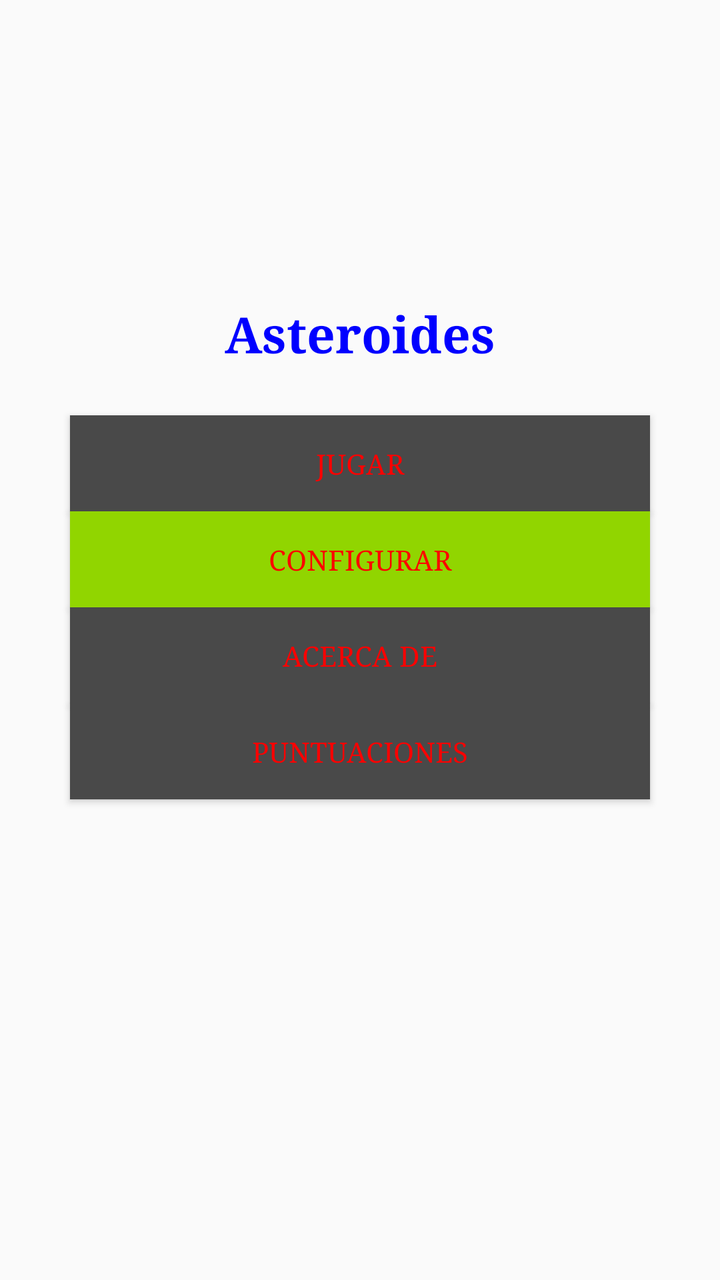
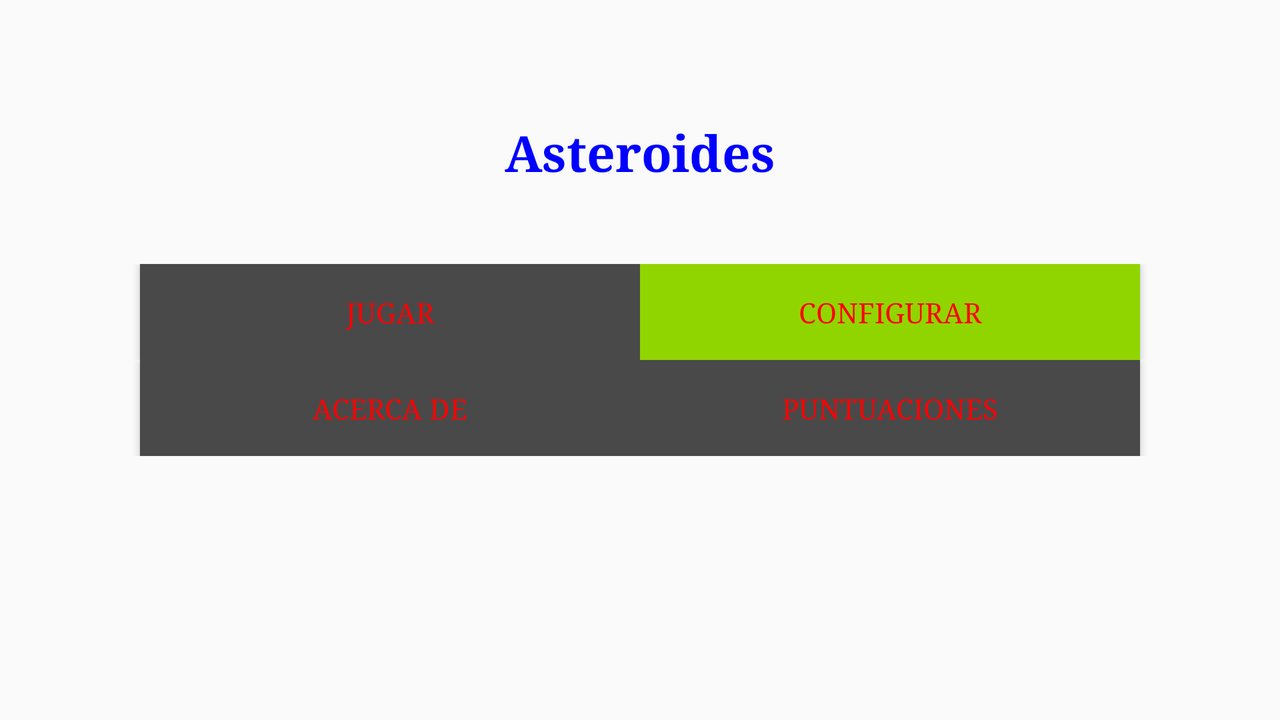

One screen, two layout resources from the same app: the default and the repository's alternative for another configuration. Each is rendered where Android would select it; the XML of both is given below.
<!-- AndroidManifest.xml: application theme AppTheme -->
<!-- res/layout/activity_main.xml -->
<?xml version="1.0" encoding="utf-8"?>

<androidx.constraintlayout.widget.ConstraintLayout xmlns:android="http://schemas.android.com/apk/res/android"
    xmlns:app="http://schemas.android.com/apk/res-auto"
    xmlns:tools="http://schemas.android.com/tools"
    android:layout_width="match_parent"
    android:layout_height="match_parent"
    tools:context=".MainActivity"
    android:padding="@dimen/margen_botones">

    <TextView
        android:id="@+id/titulo"
        android:layout_width="290dp"
        android:layout_height="wrap_content"
        android:layout_marginTop="120dp"
        android:text="@string/asteroides"
        android:textAlignment="center"
        android:textSize="25sp"
        android:textStyle="bold"
        app:layout_constraintEnd_toEndOf="parent"
        app:layout_constraintStart_toStartOf="parent"
        app:layout_constraintTop_toTopOf="parent" />

    <Button
        android:id="@+id/button"
        style="@style/EstiloBoton"
        android:layout_width="290dp"
        android:layout_height="wrap_content"
        android:layout_marginTop="24dp"
        android:onClick="lanzarJuego"
        android:text="@string/jugar"
        android:textAlignment="center"
        app:layout_constrainedWidth="true"
        app:layout_constraintEnd_toEndOf="parent"
        app:layout_constraintHorizontal_bias="0.495"
        app:layout_constraintStart_toStartOf="parent"
        app:layout_constraintTop_toBottomOf="@+id/titulo" />

    <Button
        android:id="@+id/button2"
        style="@style/EstiloBotonAlternativo"
        android:layout_width="290dp"
        android:layout_height="wrap_content"
        android:onClick="lanzarPreferencias"
        android:text="@string/configurar"
        android:textAlignment="center"
        app:layout_constraintEnd_toEndOf="parent"
        app:layout_constraintHorizontal_bias="0.495"
        app:layout_constraintStart_toStartOf="parent"
        app:layout_constraintTop_toBottomOf="@+id/button" />

    <Button
        android:id="@+id/button4"
        style="@style/EstiloBoton"
        android:layout_width="290dp"
        android:layout_height="wrap_content"
        android:onClick="lanzarPuntuaciones"
        android:text="@string/puntuaciones"
        android:textAlignment="center"
        app:layout_constraintEnd_toEndOf="parent"
        app:layout_constraintHorizontal_bias="0.498"
        app:layout_constraintStart_toStartOf="parent"
        app:layout_constraintTop_toBottomOf="@+id/button3" />

    <Button
        android:id="@+id/button3"
        style="@style/EstiloBoton"
        android:layout_width="290dp"
        android:layout_height="wrap_content"
        android:text="@string/acerca_de"
        android:textAlignment="center"
        app:layout_constraintEnd_toEndOf="parent"
        app:layout_constraintHorizontal_bias="0.498"
        app:layout_constraintStart_toStartOf="parent"
        app:layout_constraintTop_toBottomOf="@+id/button2" />
</androidx.constraintlayout.widget.ConstraintLayout>
<!-- resources referenced by this layout -->
<resources>
  <dimen name="margen_botones">30dp</dimen>
  <string name="acerca_de">Acerca de</string>
  <string name="asteroides">Asteroides</string>
  <string name="configurar">Configurar</string>
  <string name="jugar">Jugar</string>
  <string name="puntuaciones">Puntuaciones</string>
  <style name="EstiloBoton">
          <item name="android:textColor">#ff0000</item>
          <item name="android:background">#494949</item>
      </style>
  <style name="EstiloBotonAlternativo" parent="@style/EstiloBoton">
          <item name="android:background">#91d500</item>
      </style>
  <style name="AppTheme" parent="Theme.AppCompat.Light.DarkActionBar">
          
          <item name="colorPrimary">@color/colorPrimary</item>
          <item name="colorPrimaryDark">@color/colorPrimaryDark</item>
          <item name="colorAccent">@color/colorAccent</item>
          <item name="android:typeface">serif</item>
          <item name="android:textColor">#0000FF</item>
      </style>
</resources>
<!-- res/layout-land/activity_main.xml (the repository's variant of the layout above) -->
<!-- drawn on the phone turned sideways -->
<?xml version="1.0" encoding="utf-8"?>

<androidx.constraintlayout.widget.ConstraintLayout xmlns:android="http://schemas.android.com/apk/res/android"
    xmlns:app="http://schemas.android.com/apk/res-auto"
    xmlns:tools="http://schemas.android.com/tools"
    android:id="@+id/linearLayout"
    android:layout_width="match_parent"
    android:layout_height="match_parent"
    android:padding="@dimen/margen_botones">

    <TextView
        android:id="@+id/textView3"
        android:layout_width="290dp"
        android:layout_height="wrap_content"
        android:layout_marginBottom="208dp"
        android:text="@string/asteroides"
        android:textAlignment="center"
        android:textSize="25sp"
        android:textStyle="bold"
        app:layout_constraintBottom_toBottomOf="@+id/tableLayout"
        app:layout_constraintEnd_toEndOf="parent"
        app:layout_constraintStart_toStartOf="parent"
        app:layout_constraintTop_toTopOf="parent" />

    <TableLayout
        android:id="@+id/tableLayout"
        android:layout_width="match_parent"
        android:layout_height="match_parent"
        android:gravity="center">

        <TableRow
            android:layout_width="493dp"
            android:layout_height="match_parent"
            android:gravity="center_horizontal">

            <Button
                android:id="@+id/button9"
                style="@style/EstiloBoton"
                android:layout_width="250dp"
                android:layout_height="wrap_content"
                android:onClick="lanzarJuego"
                android:text="@string/jugar" />

            <Button
                android:id="@+id/button10"
                style="@style/EstiloBotonAlternativo"
                android:layout_width="250dp"
                android:layout_height="wrap_content"
                android:onClick="lanzarPreferencias"
                android:text="Configurar" />
        </TableRow>

        <TableRow
            android:layout_width="match_parent"
            android:layout_height="match_parent"
            android:gravity="center_horizontal">

            <Button
                android:id="@+id/button11"
                style="@style/EstiloBoton"
                android:layout_width="wrap_content"
                android:layout_height="wrap_content"
                android:onClick="lanzarAcercaDe"
                android:text="Acerca De" />

            <Button
                android:id="@+id/button12"
                style="@style/EstiloBoton"
                android:layout_width="wrap_content"
                android:layout_height="wrap_content"
                android:onClick="lanzarPuntuaciones"
                android:text="@string/puntuaciones" />
        </TableRow>

    </TableLayout>

</androidx.constraintlayout.widget.ConstraintLayout>
<!-- resources referenced by the variant -->
<!-- as the phone turned sideways resolves them -->
<resources>
  <dimen name="margen_botones">30dp</dimen>
  <string name="asteroides">Asteroides</string>
  <string name="jugar">Jugar</string>
  <string name="puntuaciones">Puntuaciones</string>
  <style name="EstiloBoton">
          <item name="android:textColor">#ff0000</item>
          <item name="android:background">#494949</item>
      </style>
  <style name="EstiloBotonAlternativo" parent="@style/EstiloBoton">
          <item name="android:background">#91d500</item>
      </style>
  <style name="AppTheme" parent="Theme.AppCompat.Light.DarkActionBar">
          
          <item name="colorPrimary">@color/colorPrimary</item>
          <item name="colorPrimaryDark">@color/colorPrimaryDark</item>
          <item name="colorAccent">@color/colorAccent</item>
          <item name="android:typeface">serif</item>
          <item name="android:textColor">#0000FF</item>
      </style>
</resources>
